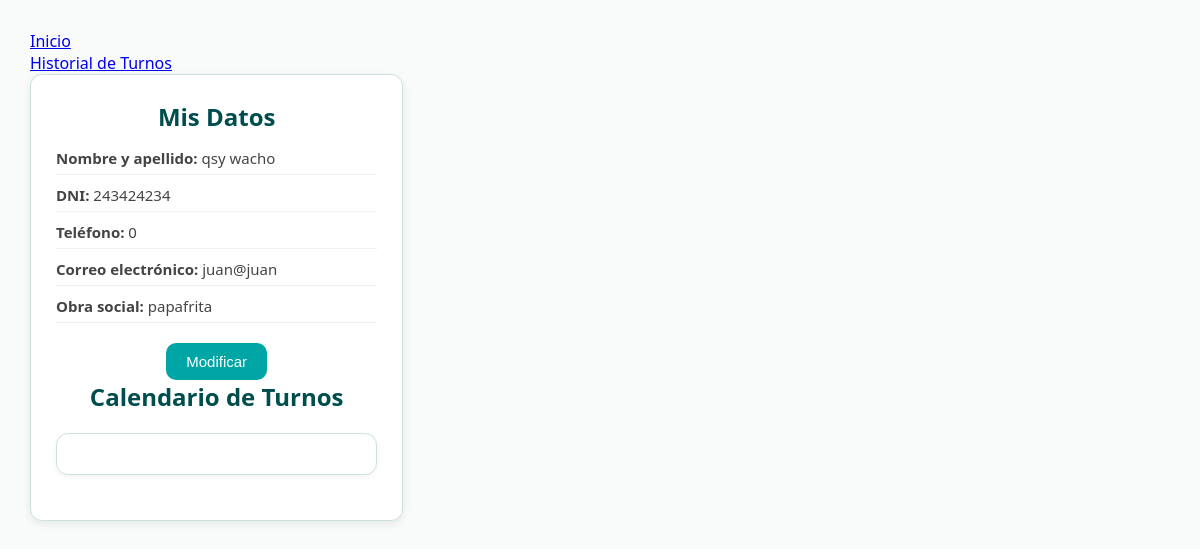
Page /php/usuario/perfil.php (signed in) on the committed database.
### tables this page shows
CREATE TABLE `usuarios` (
  `id_usuario` int(11) NOT NULL,
  `nombre` varchar(30) NOT NULL,
  `apellido` varchar(30) NOT NULL,
  `dni` int(8) NOT NULL,
  `telefono` bigint(20) NOT NULL,
  `obra_social` varchar(30) NOT NULL,
  `email` varchar(30) NOT NULL,
  `contrasenia` varchar(255) NOT NULL,
  `rol` tinyint(1) NOT NULL
);

### php/usuario/perfil.php (the view, shortened to what this page needs)
<?php
  include('../conexion.php');
?>
<!DOCTYPE html>
<html lang="es">
  <head>
    <link rel="stylesheet" type="text/css" href="../../css/perfil.css">
    <link href="https://cdn.jsdelivr.net/npm/fullcalendar@6.1.15/index.global.min.css" rel="stylesheet">
  </head>
  <body>
    <a href='inicio.php'>Inicio</a><br>
    <a href='../turnos/historialturnos.php'>Historial de Turnos</a><br>
    <div class="layout">
      <div class="user-info">
        <h2>Mis Datos</h2>
        <?php
          $id = $_SESSION['idusuario'];
          $sql = "SELECT * FROM usuarios WHERE id_usuario ='".$id."'";
          $resultado = mysqli_query($conexion, $sql);
          while ($arreglo = mysqli_fetch_assoc($resultado))
          {
            echo "<p><strong>Nombre y apellido:</strong> " . htmlspecialchars($arreglo['nombre']) ." ". htmlspecialchars($arreglo['apellido']) . "</p>";
            echo "<p><strong>DNI:</strong> " . htmlspecialchars($arreglo['dni']) . "</p>";
            echo "<p><strong>Teléfono:</strong> " . htmlspecialchars($arreglo['telefono']) . "</p>";
            echo "<p><strong>Correo electrónico:</strong> " . htmlspecialchars($arreglo['email']) . "</p>";
            if ($arreglo['obra_social']){
              echo "<p><strong>Obra social:</strong> " . htmlspecialchars($arreglo['obra_social']) . "</p>";
            }else{
              echo "<p><strong>Obra social:</strong> No posee</p>";
            }
            echo "<form action='modificarusuario.php' method='POST'>
                    <input type='submit' value='Modificar'>
                  </form>";
          }
        ?>
        <h2>Calendario de Turnos</h2>
        <div id="calendar">
        </div>
      </div>
    </div>
  </body>
</html>

### css/perfil.css (style rules this page uses)
@media screen and (min-width: 768px) { .layout { grid-template-columns: 1fr; } }
@media screen and (min-width: 768px) { body { margin: 0; padding: 30px; font-family: 'Segoe UI', Tahoma, Geneva, Verdana, sans-serif; background: #f9fafa; color: #333; } }
@media screen and (min-width: 768px) { .layout { display: grid; grid-template-columns: 1fr 2fr; gap: 20px; align-items: start; } }
@media screen and (min-width: 768px) { .user-info { background: #ffffff; padding: 25px; border: 1px solid #cce2e0; border-radius: 12px; box-shadow: 0 3px 8px rgba(0,0,0,0.08); } }
@media screen and (min-width: 768px) { .user-info h2 { margin-top: 0; margin-bottom: 15px; color: #004d4d; text-align: center; } }
@media screen and (min-width: 768px) { .user-info p { margin: 10px 0; font-size: 15px; color: #444; border-bottom: 1px solid #f0f0f0; padding-bottom: 6px; } }
@media screen and (min-width: 768px) { .user-info form { text-align: center; margin-top: 20px; } }
@media screen and (min-width: 768px) { .user-info input[type="submit"] { background: #00a6a6; color: #fff; border: none; padding: 10px 20px; border-radius: 10px; cursor: pointer; font-size: 15px; font-weight: 500; transition: 0.3s; } }
@media screen and (min-width: 768px) { #calendar { background: #ffffff; padding: 20px; border-radius: 12px; border: 1px solid #cce2e0; box-shadow: 0 2px 6px rgba(0,0,0,0.05); } }

### php/usuario/perfil.php (style rules this page uses)
#calendar { max-width: 900px; margin: 20px auto; }

### rows in the picture
usuarios: nombre "qsy", apellido "wacho", dni "243424234", telefono "0", email "juan@juan", obra_social "papafrita"
